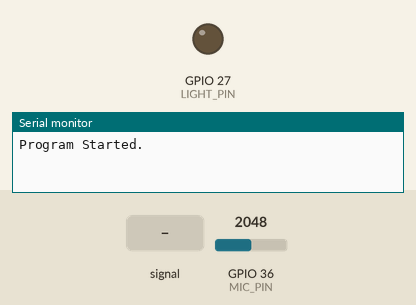
The sketch below on a simulated ESP32. Parts: output pins drawn as LEDs (lit = HIGH), the last lines printed to the serial monitor. Dashed ring = blinking. The test bench sets the inputs (shaded band); at power-on: GPIO 36 (MIC_PIN) = 2048.

Above: at 1.2 s.
1.3 s: GPIO 36 (MIC_PIN) fed a 200 Hz sine of ±1023 counts around its level
At 4.2 s:
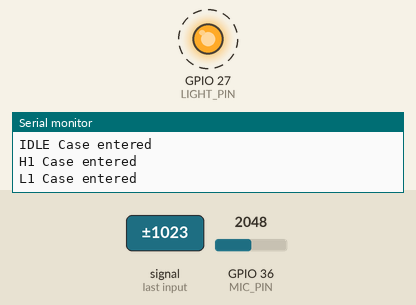
4.3 s: GPIO 36 (MIC_PIN) set to 1228
At 5.1 s:
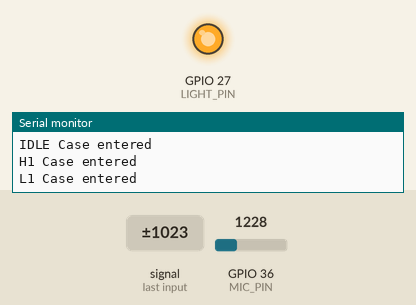
Timing chart, 0 to 7.3 s (numbered marks = the images above; inputs shaded):
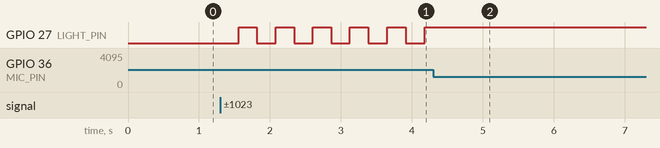

The sketch:

ClapOnClapOff.ino
```cpp
#include <SPI.h>
#include <TFT_eSPI.h>

TFT_eSPI tft = TFT_eSPI();

/* PINS */
const uint8_t LIGHT_PIN = 27; // Light pin (LED or lamp)
const uint8_t PIN_1 = 5; //button 1
const int MIC_PIN = A0;

/* VARS */
uint16_t value;
uint16_t old_val;
uint16_t dulled_value;
uint16_t MAX_SEEN = 0;
uint32_t mic_timer = 0;

/* CONSTS */
const uint16_t MIC_HIGH_THLD = 2700;
const uint16_t MIC_LOW_THLD = 2000;
const uint16_t CLAP_DELAY_LOW = 250; // INTERVAL -- you have between 600ms and 1200ms to clap again
const uint16_t CLAP_DELAY_HIGH = 1000;

/* STATES */
const uint8_t IDLE = 0;
const uint8_t H1 = 1;
const uint8_t L1 = 2;
const uint8_t H2 = 3;
uint8_t STATE = IDLE;
int light_state = LOW;

void setup() {
  Serial.begin(115200); // Set up serial port
  pinMode(LIGHT_PIN, OUTPUT);
  Serial.println("Program Started.");
}

void loop() {
  value = analogRead(MIC_PIN);
  dulled_value = (uint16_t)(old_val + value)/2.0;

  mic_fsm(dulled_value);

  old_val = value;
}

void mic_fsm(uint16_t value){
  switch(STATE){
    case IDLE:
      if(value > MIC_HIGH_THLD){
        Serial.println("H1 Case entered");
        STATE = H1;
      }
      break;

    case H1:
      if(value < MIC_LOW_THLD){
        Serial.println("L1 Case entered");
        STATE = L1;
        mic_timer = millis();
      }
      break;

    case L1:
      // check if we clap again within the interval range
      if(CLAP_DELAY_LOW <= millis() - mic_timer && millis() - mic_timer <= CLAP_DELAY_HIGH){
        if(value > MIC_HIGH_THLD) {
          Serial.println("H2 Case entered");
          mic_timer = 0;
          STATE = H2;
          activate(); // activate components
        }
      }

      // if over time, then return to IDLE
      else if (millis() - mic_timer > CLAP_DELAY_HIGH) {
        Serial.println("Returned to IDLE");
        STATE = IDLE;
      }

      break;

    case H2:
      if(value < MIC_LOW_THLD){
        Serial.println("IDLE Case entered");
        STATE = IDLE;
      }
      break;
  }
}

// activate any components here. In this project, switch state of light
void activate(){
  if(light_state == LOW) light_state = HIGH;
  else light_state = LOW;
  Serial.print("--- LIGHT SWITCHED --- to ");
  Serial.println(light_state);
  digitalWrite(LIGHT_PIN, light_state);
}
```

Measured:
- after the input at 1.3 s, GPIO 27 (LIGHT_PIN): alternates HIGH for 0.26 s and LOW for 0.27 s, starting after 0.26 s
- after the input at 4.3 s, GPIO 27 (LIGHT_PIN): stops changing and stays HIGH
